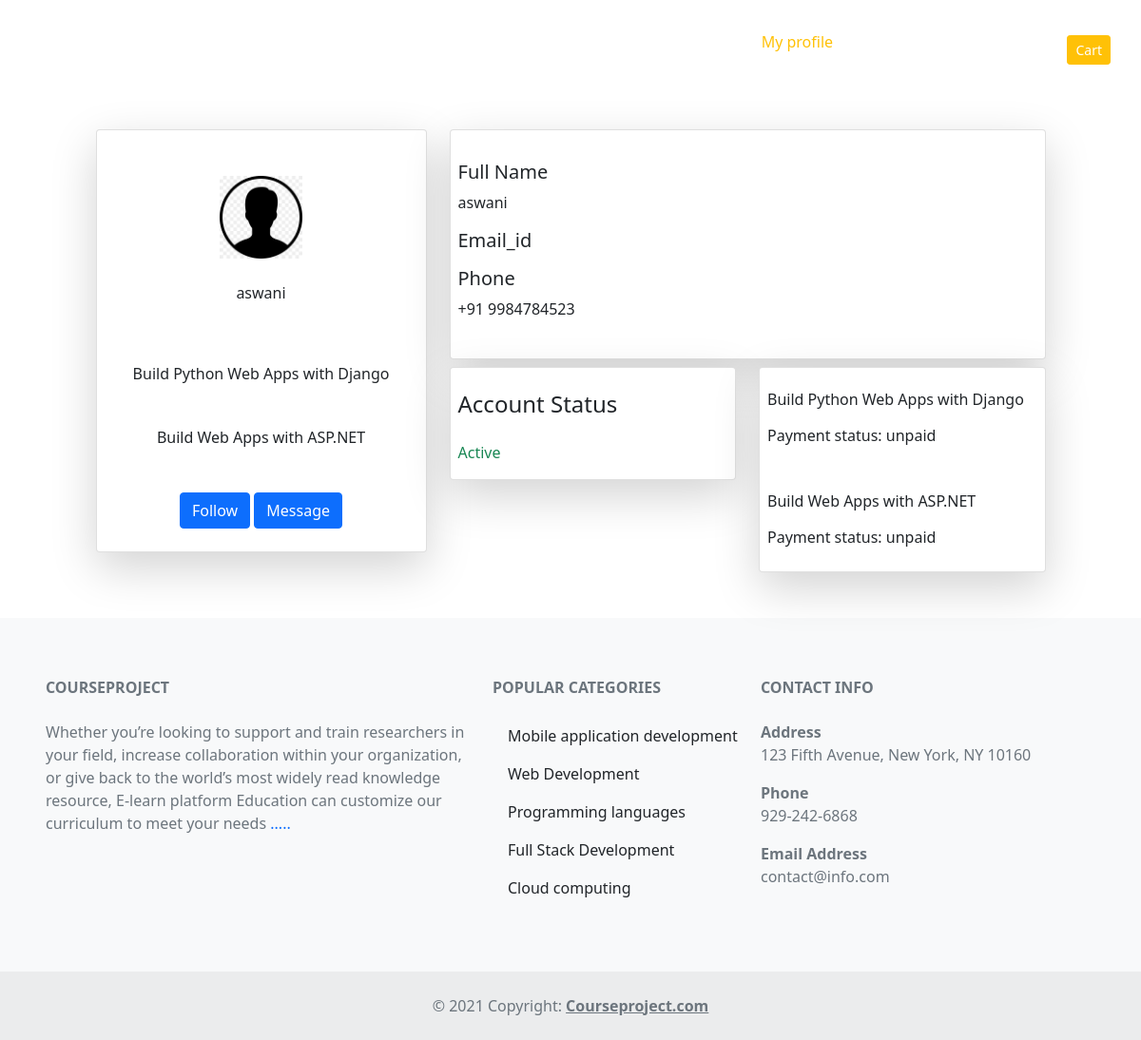
The page /myprofile/ (signed in) on the database its author committed.
### store/models.py (models this page shows, shortened)
class Course(models.Model):
    course_name = models.CharField(max_length=100)
    slug = models.SlugField(max_length=100, unique=True)
    course_img = models.ImageField(upload_to='uploadpics')
    category = models.ForeignKey(Category, on_delete=models.CASCADE)
    desc = models.TextField(max_length=300, blank=True)
    price = models.IntegerField()
    stock = models.IntegerField()
    is_available = models.BooleanField(default=True)
    created_date = models.DateField(auto_now_add=True)
    modified_date = models.DateField(auto_now=True)

### category/models.py (models this page shows, shortened)
class Category(models.Model):
    category_name = models.CharField(max_length=100, unique=True)
    category_img = models.ImageField(upload_to='pics', null=True, blank=True)  # Allow nulls
    slug = models.SlugField(max_length=100, unique=True)
    desc = models.TextField(max_length=500, blank=True)
    class Meta:
        verbose_name = 'category'
        verbose_name_plural = 'categories'

### accounts/views.py (the view)
# urls.py: path('myprofile/', views.myprofile , name = 'myprofile'),
def myprofile(request):
    course = Course.objects.filter(is_available=True)  # corrected query filter
    if request.user.is_authenticated:
        user_orders = Order.objects.filter(user=request.user)
        purchased_courses = [order.course for order in user_orders]
    else:
        purchased_courses = []  # if the user is not authenticated, initialize an empty list
    categories = Category.objects.all()
    context = {
        'categories': categories,
        'course': course,  # corrected variable name
        'purchased_courses': purchased_courses,
    }
    return render(request, 'myprofile.html',context)

### category/context_processors.py (called while the page is built)
def category_links(request):
    links = Category.objects.all()
    return {
        'links': links,
    }

### templates/myprofile.html (shortened to what this page needs)
{% extends "base.html" %}
{% load static%}
{% block content%}
<div class="container my-5">
    <div class="row justify-content-center g-4">
        <div class="col-md-4 text-center">
            <div class="card shadow-lg d-flex justify-content-center align-items-center">
                <img src="{% static 'images/face.png' %}" alt="facepic" class="w-25 h-25  mt-5">
                <p class="my-4">{{user.username}}</p>
                {% for purchased_course in purchased_courses %}
                  <h6 class="my-4">{{ purchased_course.course_name }}</h6>
                {% endfor %}
                <div class="text-center my-4">
                 <button type="submit" class="btn btn-primary d-inline-block">Follow</button>
                 <button type="submit" class="btn btn-primary d-inline-block">Message</button>
               </div>
            </div>
        </div>
      <div class="col-md-7 ">
          <div class="card shadow-lg">
            <div class="my-4">
              <h5 class="m-2">Full Name</h5>
              <p class="ms-2">{{user.username}}</p>
              <h5 class="m-2">Email_id</h5>
              <h5 class="m-2">Phone</h5>
              <p class="ms-2">+91 9984784523</p>
            </div>
          </div>
          <div class="row">
            <div class="col-sm mt-2">
                <div class="card shadow-lg">
                    <h4 class="ms-2 my-4">Account Status</h4>
                    <p class="ms-2 text-success ">Active</p>
                </div>
            </div>
            <div class="col-sm mt-2">
              <div class="card shadow-lg">
                  {% for purchased_course in purchased_courses %}
                   <div class="my-2">
                    <h6 class="ms-2 my-3">{{ purchased_course.course_name }}</h6>
                    <p class="ms-2">Payment status: unpaid</p>
                   </div>
                  {% endfor %}
              </div>
            </div>
          </div>
      </div>
    </div>
  </div>
{% endblock%}

### templates/base.html (shortened to what this page needs)
{% load static %}
<!doctype html>
<html lang="en">
  <head>
    <link rel="stylesheet" href="https://unpkg.com/bootstrap@5.3.2/dist/css/bootstrap.min.css" />
    <link href="https://cdn.jsdelivr.net/npm/bootstrap@5.0.2/dist/css/bootstrap.min.css" rel="stylesheet">
    <link rel="stylesheet" href="{% static 'css/style.css' %}">
    <link rel="stylesheet" href="https://cdnjs.cloudflare.com/ajax/libs/font-awesome/6.5.2/css/all.min.css" />
  </head>
  <body>
    <section class="px-2" style="background-image: url('{% static 'images/bg2.jpg' %}'); background-repeat: no-repeat; background-size: cover; height: auto;">
      <div class="">
        <nav class="navbar navbar-expand-lg mt-0" id="navbar">
          <div class="container-fluid">
            <div class="px-3 ">
              <a class="navbar-brand text-white" href="{% url 'home' %}">E-Learning Platform</a>
            </div>
            <div class="collapse navbar-collapse mt-3" id="navbarNav">
              <ul class="navbar-nav mx-auto">
                <li class="nav-item">
                  <a class="nav-link text-white p-2" aria-current="page" href="{% url 'home' %}">Home</a>
                </li>
                <li class="nav-item">
                  <a class="nav-link text-white p-2" href="{% url 'allcourse' %}">Courses</a>
                </li>
                <li class="nav-item">
                  <a class="nav-link text-white p-2" href="{% url 'store' %}">Store</a>
                </li>
                <li class="nav-item dropdown">
                  <a class="nav-link dropdown-toggle text-white p-2" href="#" id="navbarDropdown" role="button" data-bs-toggle="dropdown" aria-expanded="false">
                  </a>
                </li>
                <li class="nav-item">
                  <a class="nav-link text-white p-2" href="{% url 'about' %}">About</a>
                </li>
                <li class="nav-item">
                  <a class="nav-link text-white p-2" href="{% url 'contact' %}">Contact</a>
                </li>
                {% if user.is_authenticated  %}
                <li class="nav-item ">
                  <a class="nav-link  text-warning"  href="{% url 'myprofile' %}">My profile</a>
                </li>
                <li class="nav-item ">
                  <p class="text-white p-2">hi, {{user.username}}</p>
                </li>
                <li class="nav-item">
                  <a class="nav-link text-white "  href="{% url 'logout' %}">logout</a>
                </li>
                {% else %}
                <li class="nav-item">
                  <a class="nav-link text-white p-2" href="{% url 'login' %}">Login</a>
                </li>
                {% endif %}
              </ul>
              <ul class="navbar-nav ">
                <li class="nav-item ms-end">
                  <a href="{% url 'cart' %}" class="btn btn-sm text-white btn-warning ">Cart</a>
                </li>
              </ul>
            </div>
          </div>
        </nav>
      </div>
    </section>
    {% block content %}{% endblock %}
     <footer class="text-start  bg-body-tertiary text-muted">
      <section class="pt-3">
        <div class=" text-center text-md-start m-5">
          <div class="row mt-3 ">
            <div class="col-md-5  mx-auto mb-4">
              <h6 class="text-uppercase fw-bold mb-4">
              CourseProject
              </h6>
              <p>
                Whether you’re looking to support and train researchers in your field, increase collaboration within your organization,
                 or give back to the world’s most widely read knowledge resource,
                 E-learn platform Education can customize our curriculum to meet your needs <a href="#" class="text-decoration-none">.....</a>
              </p>
            </div>
            <div class="col-md-3 mx-auto mb-4 ">
              <h6 class="text-uppercase fw-bold mb-4 ">Popular Categories</h6>
              {%for category in links %}
               <a class="dropdown-item mt-2" href="{% url 'product_name' category_slug=category.slug %}">{{category.category_name}}</a>
              {% endfor %}
            </div>
            <div class="col-md-4  mx-auto mb-md-0 mb-4 text-start">
              <h6 class="text-uppercase fw-bold mb-4">Contact Info</h6>
              <span class="fw-bold">Address</span>
              <p> 123 Fifth Avenue, New York, NY 10160</p>
              <span class="fw-bold">Phone</span>
              <p>929-242-6868</p>
              <span class="fw-bold">Email Address</span>
              <p> contact@info.com</p>
            </div>
          </div>
        </div>
      </section>
      <div class="text-center p-4" style="background-color: rgba(0, 0, 0, 0.05);">
        © 2021 Copyright:
        <a class="text-reset fw-bold" href="#">Courseproject.com</a>
      </div>
    </footer>
  </body>
</html>

### rows shown on the page
Course: course_name "Build Python Web Apps with Django"
Course: course_name "Build Web Apps with ASP.NET"
Category: category_name "Mobile application development"
Category: category_name "Web Development"
Category: category_name "Programming languages"
Category: category_name "Full Stack Development"
Category: category_name "Cloud computing"

### other values the page prints
{{ user.username }} "aswani"
